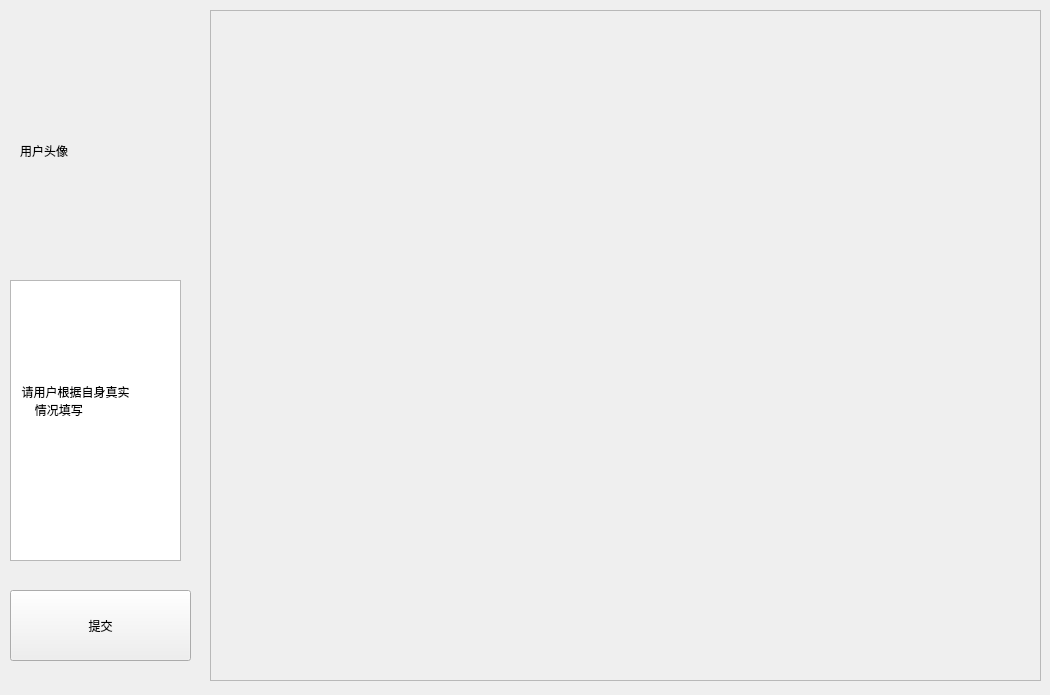
<?xml version="1.0" encoding="UTF-8"?>
<ui version="4.0">
 <class>Form</class>
 <widget class="QWidget" name="Form">
  <property name="geometry">
   <rect>
    <x>0</x>
    <y>0</y>
    <width>1050</width>
    <height>695</height>
   </rect>
  </property>
  <property name="windowTitle">
   <string>Form</string>
  </property>
  <widget class="QScrollArea" name="scrollArea">
   <property name="geometry">
    <rect>
     <x>210</x>
     <y>10</y>
     <width>831</width>
     <height>671</height>
    </rect>
   </property>
   <property name="widgetResizable">
    <bool>true</bool>
   </property>
   <widget class="QWidget" name="scrollAreaWidgetContents">
    <property name="geometry">
     <rect>
      <x>0</x>
      <y>0</y>
      <width>829</width>
      <height>669</height>
     </rect>
    </property>
   </widget>
  </widget>
  <widget class="QPushButton" name="pushButton">
   <property name="geometry">
    <rect>
     <x>10</x>
     <y>590</y>
     <width>181</width>
     <height>71</height>
    </rect>
   </property>
   <property name="text">
    <string>提交</string>
   </property>
  </widget>
  <widget class="QLabel" name="label">
   <property name="geometry">
    <rect>
     <x>20</x>
     <y>40</y>
     <width>161</width>
     <height>221</height>
    </rect>
   </property>
   <property name="text">
    <string>用户头像</string>
   </property>
  </widget>
  <widget class="QTextBrowser" name="textBrowser">
   <property name="geometry">
    <rect>
     <x>10</x>
     <y>280</y>
     <width>171</width>
     <height>281</height>
    </rect>
   </property>
   <property name="html">
    <string>&lt;!DOCTYPE HTML PUBLIC &quot;-//W3C//DTD HTML 4.0//EN&quot; &quot;http://www.w3.org/TR/REC-html40/strict.dtd&quot;&gt;
&lt;html&gt;&lt;head&gt;&lt;meta name=&quot;qrichtext&quot; content=&quot;1&quot; /&gt;&lt;style type=&quot;text/css&quot;&gt;
p, li { white-space: pre-wrap; }
&lt;/style&gt;&lt;/head&gt;&lt;body style=&quot; font-family:'SimSun'; font-size:9pt; font-weight:400; font-style:normal;&quot;&gt;
&lt;p style=&quot;-qt-paragraph-type:empty; margin-top:0px; margin-bottom:0px; margin-left:0px; margin-right:0px; -qt-block-indent:0; text-indent:0px;&quot;&gt;&lt;br /&gt;&lt;/p&gt;
&lt;p style=&quot;-qt-paragraph-type:empty; margin-top:0px; margin-bottom:0px; margin-left:0px; margin-right:0px; -qt-block-indent:0; text-indent:0px;&quot;&gt;&lt;br /&gt;&lt;/p&gt;
&lt;p style=&quot;-qt-paragraph-type:empty; margin-top:0px; margin-bottom:0px; margin-left:0px; margin-right:0px; -qt-block-indent:0; text-indent:0px;&quot;&gt;&lt;br /&gt;&lt;/p&gt;
&lt;p style=&quot;-qt-paragraph-type:empty; margin-top:0px; margin-bottom:0px; margin-left:0px; margin-right:0px; -qt-block-indent:0; text-indent:0px;&quot;&gt;&lt;br /&gt;&lt;/p&gt;
&lt;p style=&quot;-qt-paragraph-type:empty; margin-top:0px; margin-bottom:0px; margin-left:0px; margin-right:0px; -qt-block-indent:0; text-indent:0px;&quot;&gt;&lt;br /&gt;&lt;/p&gt;
&lt;p style=&quot;-qt-paragraph-type:empty; margin-top:0px; margin-bottom:0px; margin-left:0px; margin-right:0px; -qt-block-indent:0; text-indent:0px;&quot;&gt;&lt;br /&gt;&lt;/p&gt;
&lt;p style=&quot;-qt-paragraph-type:empty; margin-top:0px; margin-bottom:0px; margin-left:0px; margin-right:0px; -qt-block-indent:0; text-indent:0px;&quot;&gt;&lt;br /&gt;&lt;/p&gt;
&lt;p style=&quot; margin-top:0px; margin-bottom:0px; margin-left:0px; margin-right:0px; -qt-block-indent:0; text-indent:0px;&quot;&gt;  请用户根据自身真实&lt;/p&gt;
&lt;p style=&quot; margin-top:0px; margin-bottom:0px; margin-left:0px; margin-right:0px; -qt-block-indent:0; text-indent:0px;&quot;&gt;      情况填写&lt;/p&gt;&lt;/body&gt;&lt;/html&gt;</string>
   </property>
  </widget>
 </widget>
 <resources/>
 <connections/>
</ui>
